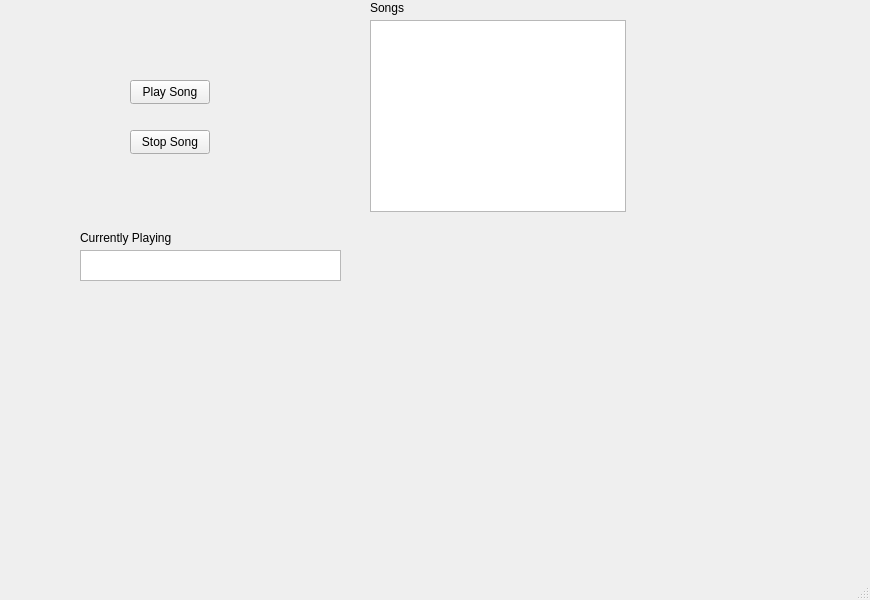
<?xml version="1.0" encoding="UTF-8"?>
<ui version="4.0">
 <class>MainWindow</class>
 <widget class="QMainWindow" name="MainWindow">
  <property name="geometry">
   <rect>
    <x>0</x>
    <y>0</y>
    <width>870</width>
    <height>600</height>
   </rect>
  </property>
  <property name="windowTitle">
   <string>MainWindow</string>
  </property>
  <widget class="QWidget" name="centralwidget">
   <widget class="QPushButton" name="pushButtonstart">
    <property name="geometry">
     <rect>
      <x>130</x>
      <y>80</y>
      <width>80</width>
      <height>24</height>
     </rect>
    </property>
    <property name="text">
     <string>Play Song</string>
    </property>
   </widget>
   <widget class="QPushButton" name="pushButtonstop">
    <property name="geometry">
     <rect>
      <x>130</x>
      <y>130</y>
      <width>80</width>
      <height>24</height>
     </rect>
    </property>
    <property name="text">
     <string>Stop Song</string>
    </property>
   </widget>
   <widget class="QListWidget" name="listWidgetcurr">
    <property name="geometry">
     <rect>
      <x>80</x>
      <y>250</y>
      <width>261</width>
      <height>31</height>
     </rect>
    </property>
   </widget>
   <widget class="QListWidget" name="listWidgetsong">
    <property name="geometry">
     <rect>
      <x>370</x>
      <y>20</y>
      <width>256</width>
      <height>192</height>
     </rect>
    </property>
   </widget>
   <widget class="QLabel" name="label">
    <property name="geometry">
     <rect>
      <x>370</x>
      <y>0</y>
      <width>49</width>
      <height>16</height>
     </rect>
    </property>
    <property name="text">
     <string>Songs</string>
    </property>
   </widget>
   <widget class="QLabel" name="label_2">
    <property name="geometry">
     <rect>
      <x>80</x>
      <y>230</y>
      <width>101</width>
      <height>16</height>
     </rect>
    </property>
    <property name="text">
     <string>Currently Playing</string>
    </property>
   </widget>
  </widget>
  <widget class="QMenuBar" name="menubar">
   <property name="geometry">
    <rect>
     <x>0</x>
     <y>0</y>
     <width>870</width>
     <height>21</height>
    </rect>
   </property>
  </widget>
  <widget class="QStatusBar" name="statusbar"/>
 </widget>
 <resources/>
 <connections/>
</ui>
